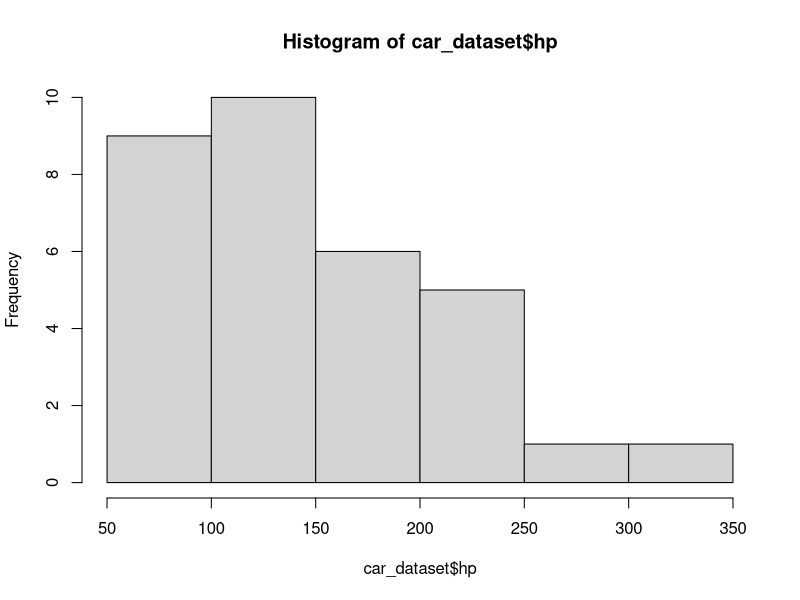
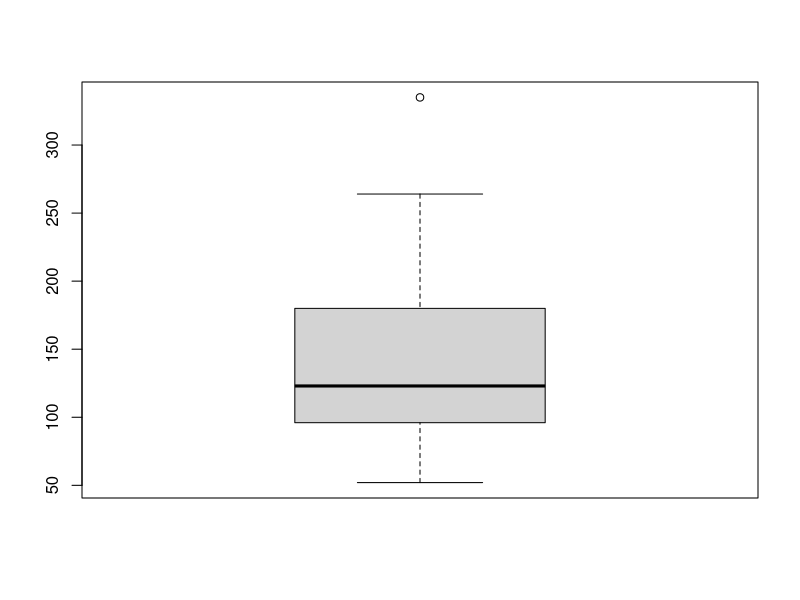
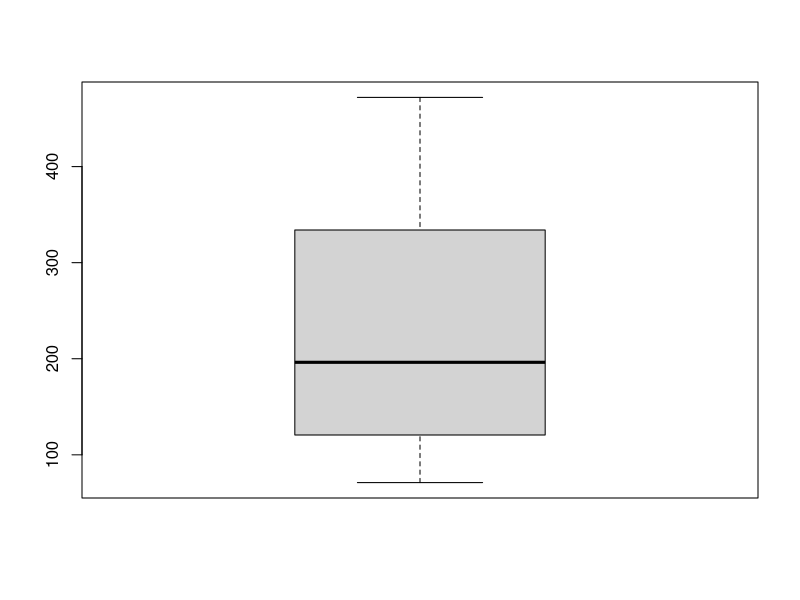
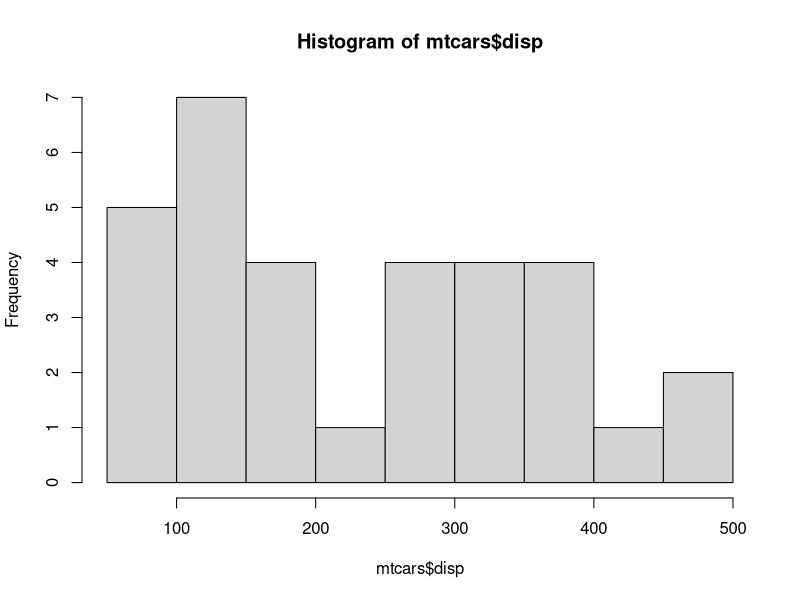
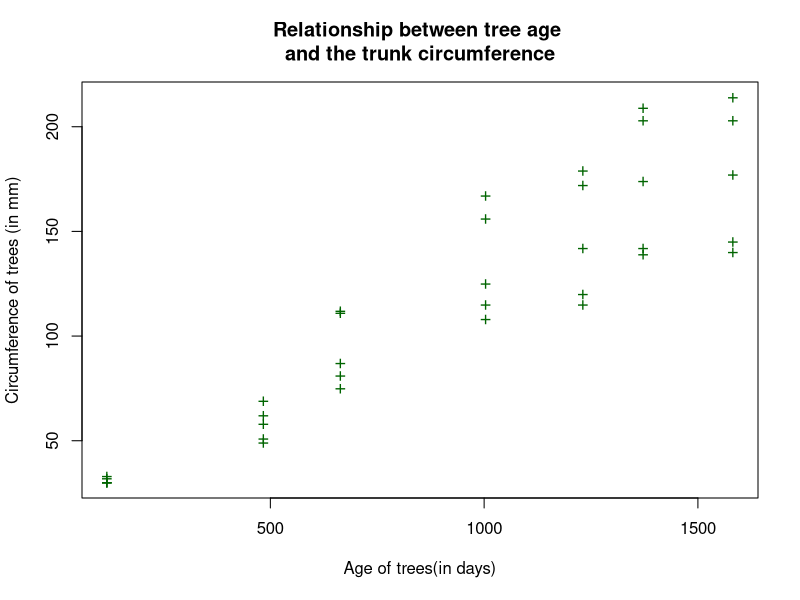
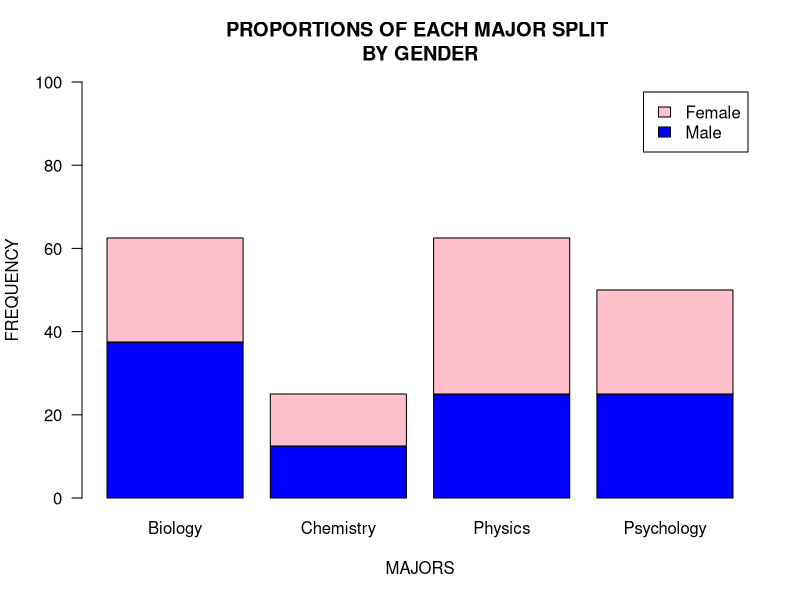

R code for these plots, in order:
# Question 1. 
# The following items require you to use the “mtcars” dataset in R. To find out
# the field names and units of measurement, type “? mtcars” into the R console. (6 marks)

?mtcars

car_dataset <- mtcars

#a)  What is the average miles per gallon for all vehicles in the mtcars database (1 marks)?
mean_mpg <- mean(car_dataset$mpg)
round(mean_mpg,4)


# b) What is the standard deviation of the number of cylinders for all vehicles in the mtcars database
# (1 marks)?
sd_cyl <- sd(car_dataset$cyl)
round(sd_cyl,4)

# c) If you were to choose a measure of central tendency for the gross horsepower across all vehicles in the 
# mtcars database, would you choose the mean or the median? Why? (2 marks)

# ANS:- 
hist(car_dataset$hp)
boxplot(car_dataset$hp)

median_hp <-  median(car_dataset$hp)
round(median_hp,4)

# d) If you were to choose a measure of variability for the displacement in cubic inches across all vehicles
#   in the mtcars database, would you choose the standard deviation or the interquartile range? Why? (2 marks)


boxplot(car_dataset$disp)
hist(mtcars$disp)
# IQR
q3 <- 326
q1  <- 120.825
q3 -q1
quantile(mtcars$disp)
IQR(mtcars$disp)

#_______________________________________

# The following items require you to use the “Orange” dataset in R. To find out the field names and units of 
# measurement, type “? Orange” into your R console. (6 marks)

?Orange

orange_dataset <- Orange

# Create a scatterplot of the relationship between tree age and the trunk circumference in millimetres of all 
# trees in the Orange database. To copy/paste it into Word, click “Export” above the plot in your R viewer,
# click “Copy to Clipboard”, and then click “Copy Plot”. You may then paste it into Word. (3 marks)

args(plot)
plot(orange_dataset$age, orange_dataset$circumference
     , xlab = "Age of trees(in days)"
     , ylab = "Circumference of trees (in mm)"
     ,main= "Relationship between tree age \nand the trunk circumference"
     , col="darkgreen"
     , cex=1.2
     , pch="+") 


# Describe the relationship presented in your plot in the following terms and justify your answer: (3 marks)

# A) Is the relationship positive, negative, or is there no relationship?
# Ans: positive

# B) Is the relationship linear or non-linear?
# ANS: linear 

# C) Is the relationship weak, moderate, or strong?
# ANS: strong

#_____________________________________________________

# The following items require you to use the table to the right.  (6 marks)

sex <- factor(c(rep(x="Male",times=8),rep(x="Female",times=8)), levels = c("Male","Female"))
sex

major <- factor(c("Psychology","Physics","Psychology","Biology","Chemistry","Biology","Biology","Physics",
                  "Physics","Biology","Physics","Psychology","Chemistry","Physics","Psychology","Biology")
                , levels = c("Biology","Chemistry","Physics","Psychology"))
major


# Create the data frame.
# student_dataset <- data.frame(
#   sex = sex, 
#   major = major,
#   stringsAsFactors = FALSE
# )
# Print the summary.
# print(summary(student_dataset)) 

# a) Create a proportion table from a vector that shows the proportions of all four 
#    majors shown at right. Report the proportions as percentages and round them out
#    to two decimal places. (2 marks)

# Create the Table.
student_table <- table(sex,major)
student_table

?prop.table
student_table_proportions <- round(prop.table(student_table, 1)*100,2)
# (student_table[1,1]/5)*100
student_table_proportions

# b) Create a coloured stacked bar plot that shows the proportions of each major split by gender.
#    Follow the instructions in 2a. above to copy and paste your chart into Word. (2 marks)

?barplot   # dodged  --> Where bars are broken up and placed beside each other.

barplot(student_table_proportions,beside=FALSE,horiz=FALSE,las=1
        ,names.arg=levels(major), legend.text=levels(sex), main = "PROPORTIONS OF EACH MAJOR SPLIT \nBY GENDER"
        ,xlab ="MAJORS",ylab = "FREQUENCY", ylim = c(0,100), col = c("blue","pink"))

# c) Without performing further analysis, describe your observations of the differences in majors
#    between men and women. What do you see when you look at this plot? (2 marks)







